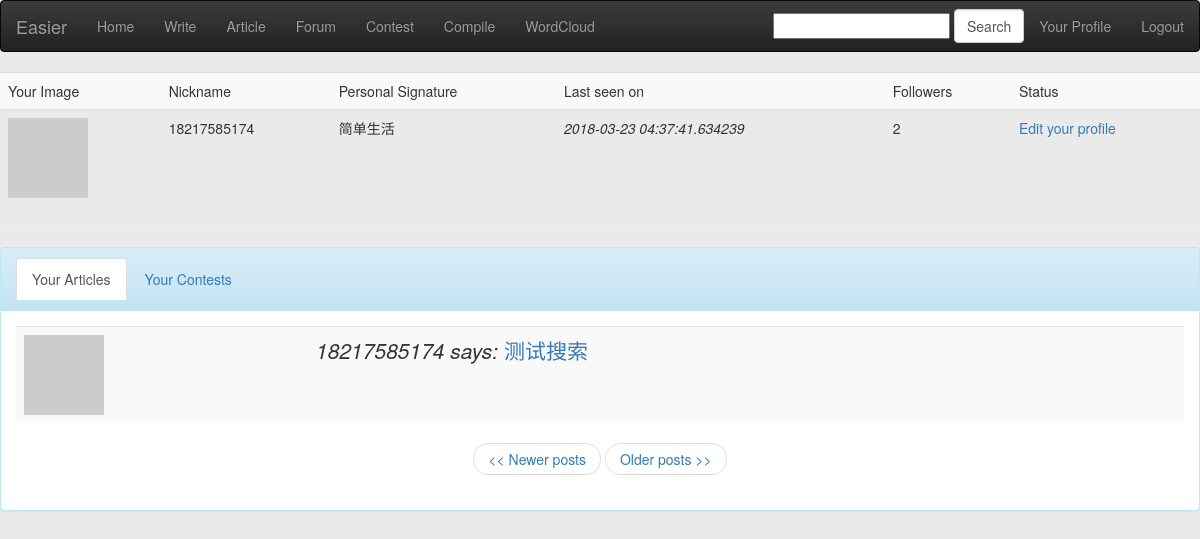
The page /user/18217585174/1 (signed in) on the database as committed earlier.
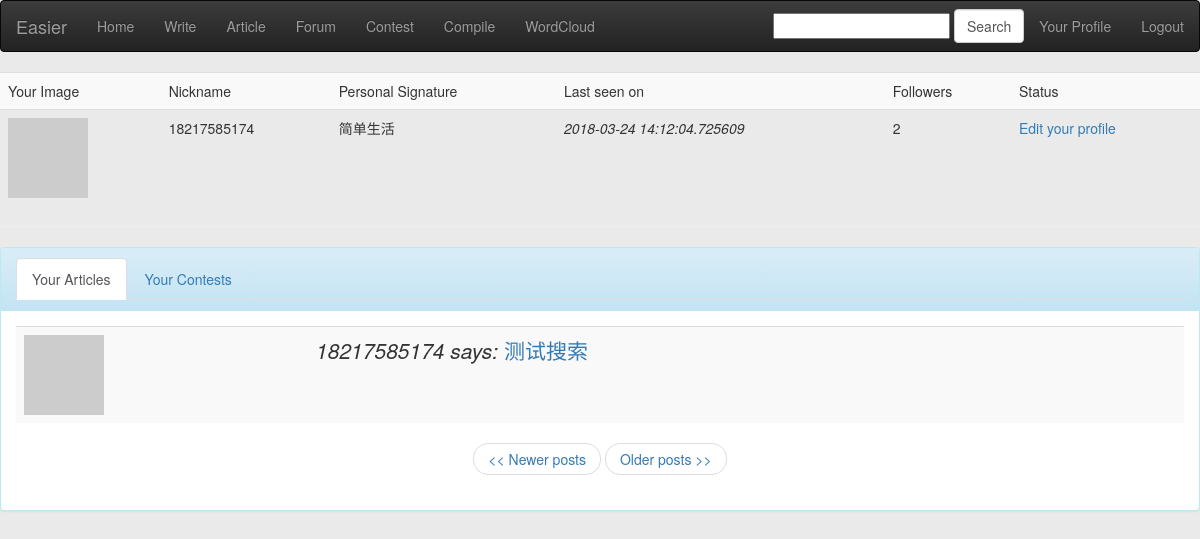
The same page on the database as committed later.
### app/models.py (models this page shows, shortened)
class User(db.Model):
    id = db.Column(db.Integer, primary_key=True)
    nickname = db.Column(db.String(64), index=True, unique=True)
    email = db.Column(db.String(120), index=True, unique=True)
    password = db.Column(db.String(120), index=True)
    posts = db.relationship('Post', backref='author', lazy='dynamic')
    cards = db.relationship('Card', backref='participant')
    about_me = db.Column(db.String(140))
    last_seen = db.Column(db.DateTime)
    followed = db.relationship('User',
                               secondary=followers,
                               primaryjoin=(followers.c.follower_id == id),
                               secondaryjoin=(followers.c.followed_id == id),
                               backref=db.backref('followers', lazy='dynamic'),
                               lazy='dynamic')
    is_authenticated = True
    is_active = True
    is_anonymous = False
    def avatar(self, size):
        return 'http://www.gravatar.com/avatar/' + md5(self.email.encode('utf8')).hexdigest() + '?d=mm&s=' + str(size)

### app/views.py (the view)
@app.route('/user/<nickname>')
@app.route('/user/<nickname>/<int:page>')
@login_required
def user(nickname, page=1):
    user = User.query.filter_by(nickname=nickname).first()
    if user is None:
        flash('User %s not found.' % nickname)
        return redirect(url_for('index'))
    posts = user.posts.paginate(page, POSTS_PER_PAGE, False)
    games = user.games.order_by(Game.timestamp.desc()).all()
    return render_template('user.html',
                           user=user, posts=posts,
                           games=games, datetime=datetime)

### app/forms.py
class SearchForm(Form):
    search = StringField('search', validators=[DataRequired()])

### app/views.py (called while the page is built)
@app.before_request
def before_request():
    g.user = current_user
    g.search_form = SearchForm()
    if g.user.is_authenticated:
        g.user.last_seen = datetime.utcnow()
        db.session.add(g.user)
        db.session.commit()

@lm.user_loader
def load_user(id):
    return User.query.get(int(id))

### app/templates/user.html (shortened to what this page needs)
{% extends "base.html" %}
{% block content %}
<table class="table table-striped table-hover">
    <tr>
        <td>Your Image</td>
        <td>Nickname</td>
        {% if user.about_me %}<td>Personal Signature</td>{% endif %}
        {% if user.last_seen %}<td>Last seen on</td>{% endif %}
        <td>Followers</td>
        <td>Status</td>
    </tr>
    <tr>
        <td><img src="{{user.avatar(50)}}"></td>
        <td>{{user.nickname}}</td>
        {% if user.about_me %}<td>{{user.about_me}}</td>{% endif %}
        {% if user.last_seen %}<td><i>{{user.last_seen}}</i></td>{% endif %}
        <td>{{user.followers.count()}}</td>
        <td>
        {% if user.id == g.user.id %}
            <a href="{{url_for('edit')}}">Edit your profile</a>
        {% elif not g.user.is_following(user) %}
            <a href="{{url_for('follow', nickname = user.nickname)}}">Follow</a>
        {% else %}
            <a href="{{url_for('unfollow', nickname = user.nickname)}}">Unfollow</a>
        {% endif %}
        </td>
    </tr>
</table>
<hr>
<div class="panel panel-info">
    <div class="panel-heading">
        <ul class="nav nav-tabs" role="tablist">
            <li role="presentation" class="active">
                <a href="#user_article" aria-controls="user_article" role="tab" data-toggle="tab">
                    Your Articles
                </a>
            </li>
            <li role="presentation">
                <a href="#user_game" aria-controls="user_game" role="tab" data-toggle="tab">
                    Your Contests
                </a>
            </li>
        </ul>
    </div>
    <div class="panel-body">
        <div class="tab-content">
            <div role="tabpanel" class="tab-pane active" id="user_article">
                {% for post in posts.items %}
                {% include 'post.html' %}
                {% endfor %}
                <nav>
                    <ul class="pager">
                        {% if posts.has_prev %}<li><a href="{{ url_for('user', nickname = user.nickname, page = posts.prev_num) }}"><< Newer posts</a></li>{% else %}<li><a href="#"><< Newer posts</a></li>{% endif %}
                        {% if posts.has_next %}<li><a href="{{ url_for('user', nickname = user.nickname, page = posts.next_num) }}">Older posts >></a></li>{% else %}<li><a href="#">Older posts >></a></li>{% endif %}
                    </ul>
                </nav>
            </div>
        </div>
    </div>
</div>
{% endblock %}

Rows that differ between the two databases and show on the page:
changed User "简单生活": last_seen "2018-03-23 04:37:41.634239" → "2018-03-24 14:12:04.725609"
